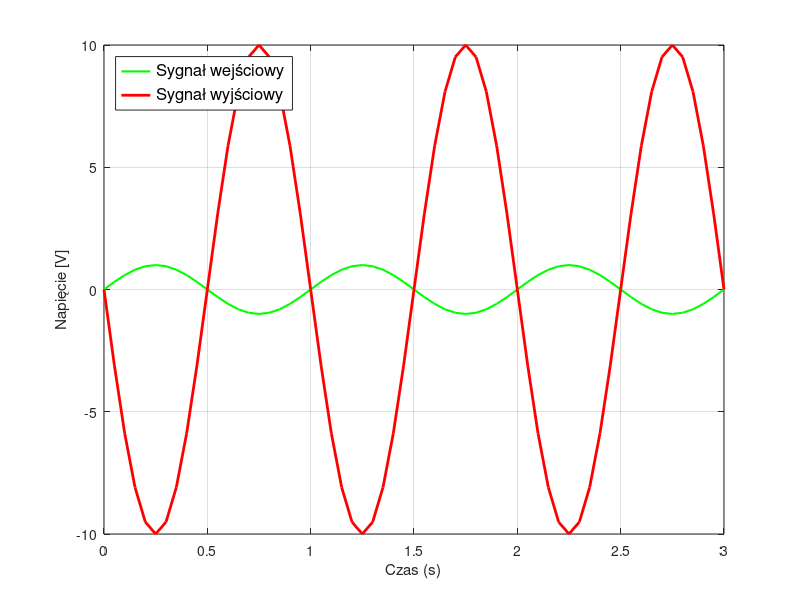
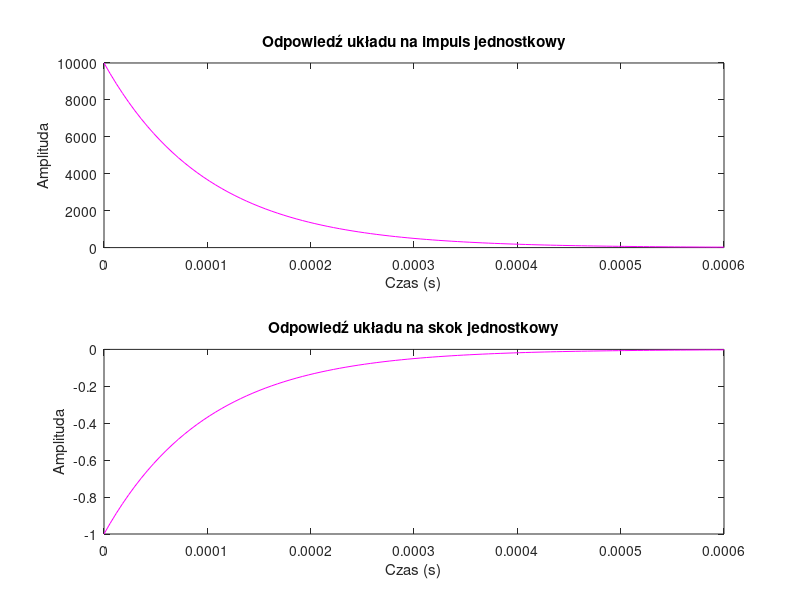
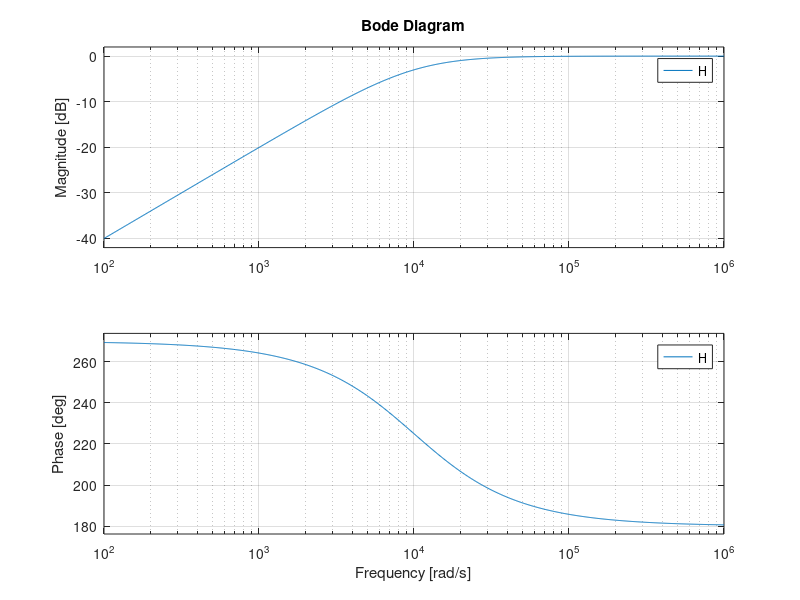
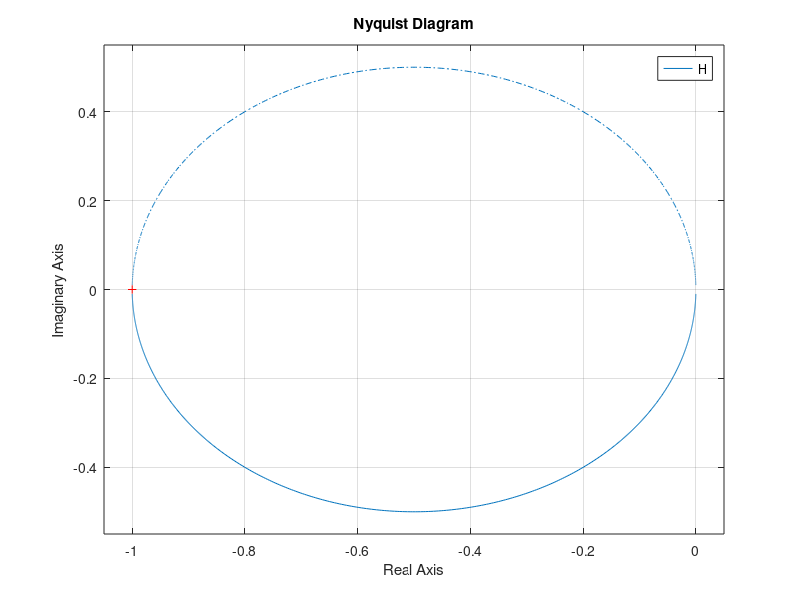

MATLAB code to generate these figures, in order:
clear all; close all; clc
%% Parametry wzmacniacza
tic
R1 = 100; % rezystor na wejściu odwracającym [Ohm]
R2 = 1000; % rezystor w pętli sprzężenia zwrotnego [Ohm]
C1 = 1e-6; % kondensator na wejściu odwracającym [F]

%Obliczenie wzmocnienia WO
ku=-R2/R1

% Tworzenie sygnału wejściowego
a = 0;        % Początek przedziału 
b = 0.05;   % krok
c = 3;        % koniec przedziału
t = a:b:c;
Uwe = sin(2*pi*t); % sygnał wejściowy

% Sygnał wyjściowy
Uwy = ku*Uwe; 

% Wykres wzmocnienia
figure
plot(t,Uwe, 'Color', 'g','LineWidth', 1.5)
hold on
grid on
plot(t,Uwy, 'Color', 'r', 'LineWidth', 2)
xlabel('Czas (s)')
ylabel('Napięcie [V]')
legend('Sygnał wejściowy', 'Sygnał wyjściowy', 'Location', 'NorthWest', 'FontSize', 12, 'Box', 'on')

%Pole pod wykresem sygnałów WE/WY
area_Uwe = trapz(t,Uwe);
area1_Uwe = trapz(t(t>=a & t<=c/2),Uwe(t>=a & t<=c/2));
area2_Uwe = trapz(t(t>=c/2 & t<=c),Uwe(t>=c/2 & t<=c));

area_Uwy = trapz(t,Uwy);
area1_Uwy = trapz(t(t>=a & t<=c/2),Uwy(t>=a & t<=c/2));
area2_Uwy = trapz(t(t>=c/2 & t<=c),Uwy(t>=c/2 & t<=c));
%Zapisanie wyników do macierzy wektorowej
Sum_area_Uwe = [area_Uwe, area1_Uwe, area2_Uwe]
Sum_area_Uwy = [area_Uwy, area1_Uwy, area2_Uwy]

%% Transmitancje: 
% Funkcja transferu wzmacniacza
s = tf('s');
H = -R1/(R1+(1/(s*C1)));

% Odpowiedź układu na impuls jednostkowy
figure;
subplot(2,1,1);
[y_impulse, t_impulse] = impulse(H);
plot(t_impulse, y_impulse, 'Color', 'm');
xlabel('Czas (s)');
ylabel('Amplituda');
title('Odpowiedź układu na impuls jednostkowy');
%Odpowiedź układu na skok jednostkowy
subplot(2,1,2); 
[y_step, t_step] = step(H);
plot(t_step, y_step, 'Color', 'm');
xlabel('Czas (s)');
ylabel('Amplituda');
title('Odpowiedź układu na skok jednostkowy');

% Charakterystyka Bodego
figure;
bode(H);
grid on

% Charakterystyka Nyquista
figure;
nyquist(H);
grid on

toc